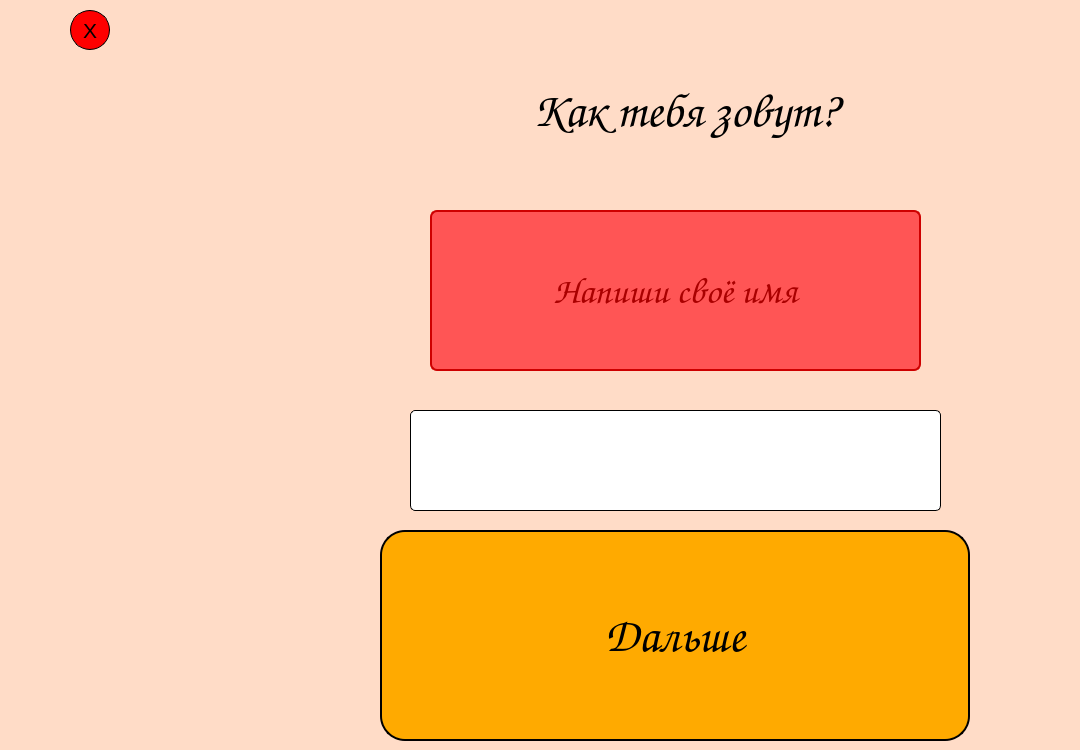
    <widget class="QWidget" name="registrationPage">
     <property name="styleSheet">
      <string notr="true">background-color: rgb(255, 220, 199);</string>
     </property>
     <widget class="QLabel" name="label_9">
      <property name="geometry">
       <rect>
        <x>300</x>
        <y>40</y>
        <width>771</width>
        <height>141</height>
       </rect>
      </property>
      <property name="font">
       <font>
        <family>Comic Sans MS</family>
        <pointsize>36</pointsize>
       </font>
      </property>
      <property name="text">
       <string>Как тебя зовут?</string>
      </property>
      <property name="alignment">
       <set>Qt::AlignCenter</set>
      </property>
     </widget>
     <widget class="QLineEdit" name="nameEdit">
      <property name="geometry">
       <rect>
        <x>410</x>
        <y>410</y>
        <width>531</width>
        <height>101</height>
       </rect>
      </property>
      <property name="font">
       <font>
        <family>Comic Sans MS</family>
        <pointsize>36</pointsize>
       </font>
      </property>
      <property name="styleSheet">
       <string notr="true">background-color: rgb(255, 255, 255);
border-radius: 5px;
border: 1px solid black</string>
      </property>
      <property name="text">
       <string/>
      </property>
      <property name="alignment">
       <set>Qt::AlignLeading|Qt::AlignLeft|Qt::AlignVCenter</set>
      </property>
     </widget>
     <widget class="QPushButton" name="saveNameButton">
      <property name="geometry">
       <rect>
        <x>380</x>
        <y>530</y>
        <width>590</width>
        <height>211</height>
       </rect>
      </property>
      <property name="font">
       <font>
        <family>Comic Sans MS</family>
        <pointsize>36</pointsize>
       </font>
      </property>
      <property name="styleSheet">
       <string notr="true">QPushButton#saveNameButton {
background-color: rgb(255, 170, 0);
border-radius: 25px;
border: 2px solid black
}
QPushButton#saveNameButton:hover{
background-color: rgb(235, 150, 0)
}</string>
      </property>
      <property name="text">
       <string>Дальше</string>
      </property>
     </widget>
     <widget class="QLabel" name="emptyNameLabel">
      <property name="geometry">
       <rect>
        <x>430</x>
        <y>210</y>
        <width>491</width>
        <height>161</height>
       </rect>
      </property>
      <property name="font">
       <font>
        <family>Comic Sans MS</family>
        <pointsize>28</pointsize>
       </font>
      </property>
      <property name="styleSheet">
       <string notr="true">background-color: rgb(255, 85, 85);
border: 2px solid rgb(206, 0, 0);
border-radius: 7px;
color: rgb(170, 0, 0);</string>
      </property>
      <property name="text">
       <string>Напиши своё имя</string>
      </property>
      <property name="alignment">
       <set>Qt::AlignCenter</set>
      </property>
     </widget>
     <widget class="QPushButton" name="quitRegistrationPageButton">
      <property name="geometry">
       <rect>
        <x>70</x>
        <y>10</y>
        <width>40</width>
        <height>40</height>
       </rect>
      </property>
      <property name="sizePolicy">
       <sizepolicy hsizetype="Minimum" vsizetype="Maximum">
        <horstretch>0</horstretch>
        <verstretch>0</verstretch>
       </sizepolicy>
      </property>
      <property name="font">
       <font>
        <pointsize>16</pointsize>
       </font>
      </property>
      <property name="styleSheet">
       <string notr="true">QPushButton#quitRegistrationPageButton{
border-radius: 20px;
background-color: rgb(255, 0, 0);
border: 1px solid black;
background-image: 'images/undo.png'
}
QPushButton#quitRegistrationPageButton:hover{
background-color: rgb(235, 0 , 0)
}</string>
      </property>
      <property name="text">
       <string>X</string>
      </property>
     </widget>
    </widget>
